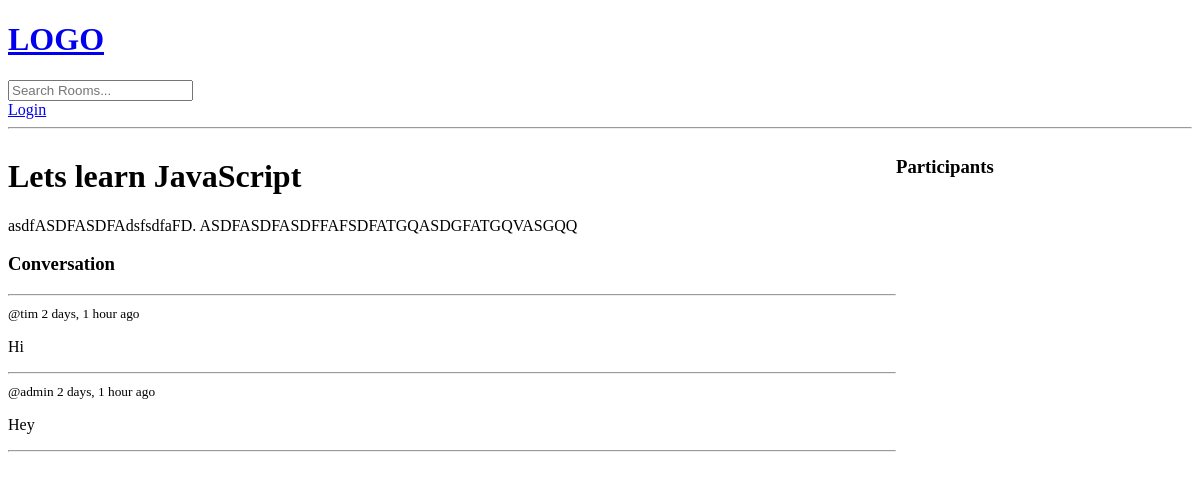
The app's page /room/1/, older data.
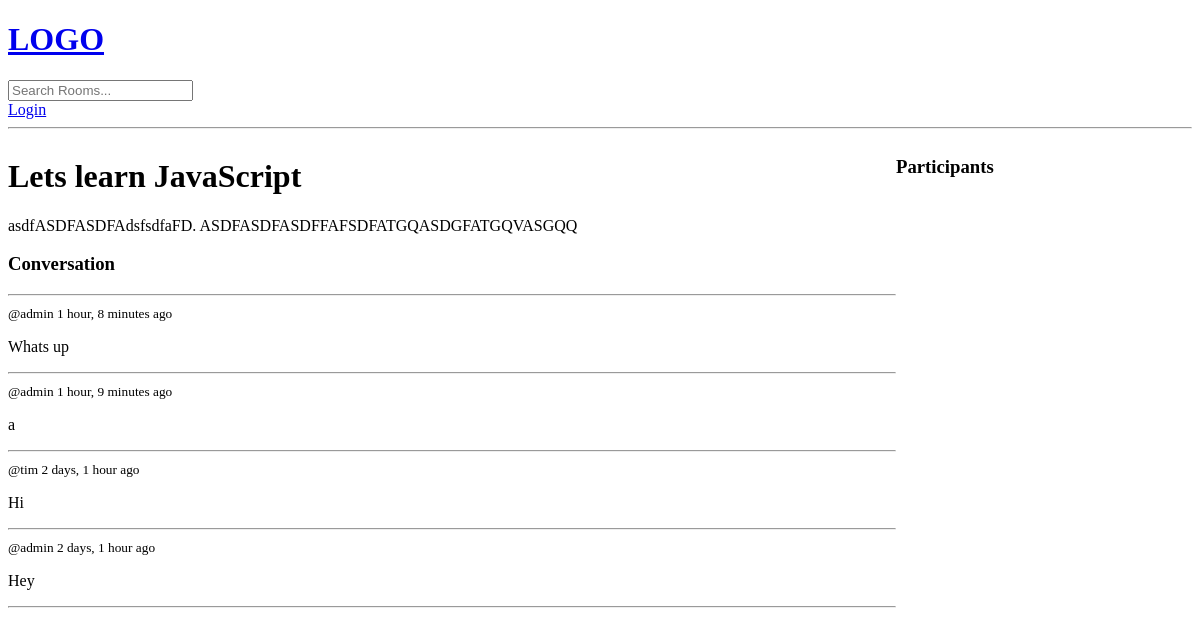
The same page, newer data.
### base/models.py (models this page shows, shortened)
class Room(models.Model):
    host = models.ForeignKey(User, on_delete=models.SET_NULL, null=True)
    topic = models.ForeignKey(Topic, on_delete=models.SET_NULL, null=True)
    name = models.CharField(max_length=200)
    description = models.TextField(null=True, blank=True)
    participants = models.ManyToManyField(User, related_name='participants', blank=True)
    updated = models.DateTimeField(auto_now = True)
    created = models.DateTimeField(auto_now_add = True)
    class Meta:
        ordering = ['-updated', '-created']

class Message(models.Model):
    user = models.ForeignKey(User, on_delete=models.CASCADE)
    room = models.ForeignKey(Room, on_delete=models.CASCADE)
    body = models.TextField()
    updated = models.DateTimeField(auto_now=True)
    created = models.DateTimeField(auto_now_add=True)

### base/views.py (the view, shortened to what this page needs)
# urls.py: path('room/<str:pk>/',views.room, name="room"),
def room(request, pk):
    room= Room.objects.get(id = pk)
    room_messages = room.message_set.all().order_by('-created')
    context = {'room': room, 'room_messages': room_messages}
    return render(request, 'base/room.html', context)

### base/templates/base/room.html (shortened to what this page needs)
{% extends 'main.html' %} {% block content %}
<div class="room-container">
    <div>
        <h1>{{room.name}}</h1>
        <p>{{room.description}}</p>
        <div class="comment-wrapper">
            <h3>Conversation</h3>
            <hr> {% for message in room_messages%}
            <div>
                <small>@{{message.user}} {{message.created|timesince}} ago </small>
                <p>{{message.body}}</p>
                <hr>
            </div>
            {%endfor%}
        </div>
    </div>
    <div>
        <h3>Participants</h3>
    </div>
</div>
{% endblock %}

### templates/main.html (shortened to what this page needs)
<!DOCTYPE html>
<html>
<head>
</head>
<body>
    {%include 'navbar.html' %}  {% block content %} {% endblock content %}
</body>
</html>

### templates/navbar.html
<a href="/">
    <h1>LOGO</h1>
</a>
<form method="GET" action="{%url 'home' %}">
    <input type="text" name="q" placeholder="Search Rooms..." />
</form>
{% if request.user.is_authenticated %}
<p>Hello {{ request.user }}</p>
<a href="{% url 'logout' %}">Logout</a> {% else %}
<a href="{% url 'login' %}">Login</a> {% endif %}
<hr>

### base/templates/base/room.html (style rules this page uses)
.room-container { display: grid; grid-template-columns: 3fr 1fr; }

Row changes from the older to the newer data that the page shows:
added Message: user "admin", created "1 hour, 8 minutes", body "Whats up"
added Message: user "admin", created "1 hour, 9 minutes", body "a"
